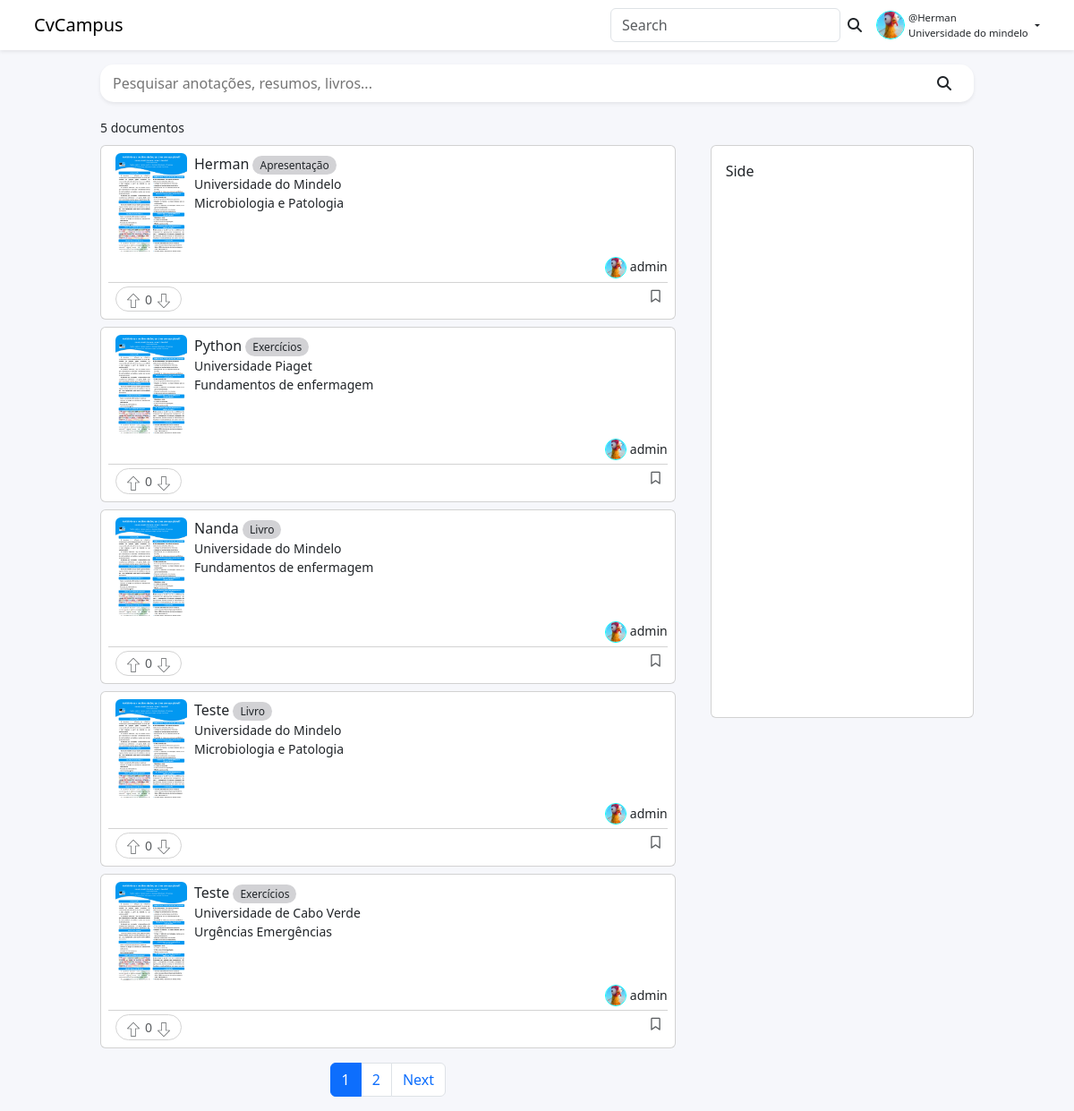
Screenshot of / (signed in) with the database file from the repository.
### api/models.py (models this page shows, shortened)
class Document(models.Model):
	user = models.ForeignKey(User, on_delete=models.CASCADE, null=True)
	title = models.CharField(max_length=300)
	slug = models.SlugField(null=True, blank=True)
	description = models.TextField(null=True, blank=True)
	thumbnail = models.FileField(upload_to='thumbnail/', default='poster.png')
	document_file = models.FileField(upload_to='documents/')
	category = models.ForeignKey(Category, on_delete=models.SET_NULL, null=True)
	school = models.ForeignKey(School, on_delete=models.SET_NULL, null=True)
	course = models.ForeignKey(Course, on_delete=models.SET_NULL, null=True)
	subject = models.ForeignKey(Subject, on_delete=models.SET_NULL, null=True)
	likes = models.ManyToManyField(User, related_name="likes")
	downloads  = models.ManyToManyField(User, related_name="document_downloads")
	key_words = TaggableManager()
	created = models.DateTimeField(auto_now_add=True)
	updated = models.DateTimeField(auto_now=True)
	class Meta:
		ordering = ['-created', '-updated']
	@property
	def get_total_likes(self):
		return self.likes.all().count

class Category(models.Model):
	title = models.CharField(max_length=100, null=True)
	created = models.DateTimeField(auto_now_add=True)
	updated = models.DateTimeField(auto_now=True)

class School(models.Model):
	title = models.CharField(max_length=100, null=True)
	slug = models.SlugField(null=True, blank=True)
	created = models.DateTimeField(auto_now_add=True)
	updated = models.DateTimeField(auto_now=True)

class Subject(models.Model):
	title = models.CharField(max_length=100, null=True)
	slug = models.SlugField(null=True, blank=True)
	created = models.DateTimeField(auto_now_add=True)
	updated = models.DateTimeField(auto_now=True)

### frontend/views.py (the view)
# urls.py: path('', views.documentListView, name="document-list"),
def documentListView(request):
    if 'query_search' in request.GET:
        query_search = request.GET.get('query_search')
        multiple_q = Q(Q(title__icontains=query_search) |
            Q(description__icontains=query_search) |
            Q(school__title__icontains=query_search) |
            Q(subject__title__icontains=query_search) |
            Q(course__title__icontains=query_search)
        )
        documents = Document.objects.filter(multiple_q)
        print(documents.first().key_words.all())
    else:
        documents = Document.objects.all()
    page = Paginator(documents, 5)
    page_list = request.GET.get('page')
    page = page.get_page(page_list)
    context = {
        'page': page
    }
    return render(request, 'frontend/documentListPage.html', context)

### frontend/templates/frontend/documentListPage.html (shortened to what this page needs)
{% extends 'index.html' %}
{% load static %}
{% block content %}
<div class="container" style="max-width: 1000px;">
    <div class="row">
        <div class="my-3">
            <div class="form--group shadow-sm w-100">
                <form method="GET" class="w-100 d-flex">
                    <input class="w-100" name="query_search" type='text' placeholder="Pesquisar anotações, resumos, livros..."/>
                    <button type="submit" class="btn"><i class="fa-solid fa-magnifying-glass"></i></button>
                </form>
            </div>
        </div>
        <div>
            <small>{{page.object_list.count}} {%if page.object_list.count == 1 %}documento{% else %}documentos{% endif %}</small>
        </div>
        <div class="main--content col-8 h-100">
             <div id="documents-list-wrapper">
                {% for document in page.object_list %}
                    {% include 'frontend/components/documentCard.html' %}
                {% endfor %}
            </div>
            {% if page.paginator.num_pages > 1 %}
            <div class="my-3">
                <nav class="" aria-label="Page navigation example">
                    <ul class="pagination justify-content-center">
                        {% for num_page in page.paginator.page_range %}
                        {% if num_page == page.number %}
                            <li class="page-item"><a class="page-link active" href="{% url 'document-list' %}?page={{num_page}}">{{num_page}}</a></li>
                        {% else %}
                            <li class="page-item"><a class="page-link" href="{% url 'document-list' %}?page={{num_page}}">{{num_page}}</a></li>
                        {% endif %}
                        {% endfor %}
                        {% if page.has_next %}
                            <li class="page-item"><a class="page-link" href="{% url 'document-list' %}?page={{page.next_page_number}}">Next</a></li>
                        {% endif %}
                    </ul>
                </nav>
            </div>
            {% endif %}
        </div>
        <div class="side--info col md-d-none" style="margin-left: 15px;">
            <div class="card mt-2" style="height: 80vh;">
                <div class="card-body">
                    Side
                </div>
            </div>
        </div>
    </div>
</div>
{% endblock content %}

### templates/navbar.html (shortened to what this page needs)
{% load static %}
<nav class="navbar container">
    <div class="w-100 d-flex justify-content-between mx-2">
        <a href="{% url 'frontend:document-list' %}" class="navbar-brand">CvCampus</a>
        <div class='d-flex align-items-center'>
            <div class="md-d-none">
                <form class="d-flex" role="search">
                    <input class="form-control me-2" name='query_search' type="search" placeholder="Search" aria-label="Search">
                </form>
            </div>
            <div class="mr-4"><i class="fa-solid fa-magnifying-glass"></i></div>
            <div class="dropdpwn user--nav--info">
                <div class="d-flex dropdown-toggle align-items-center gap-1" data-bs-toggle="dropdown" aria-expanded="false">
                    <div>
                        <img class="avatar--md avatar--border" src="{% static 'img/profile.jpg'%}" alt="">
                    </div>
                    <div class="d-flex flex-column align-items-start sm-d-none">
                        <span class="small">@{{request.user}}</span>
                        <span class="small">Universidade do mindelo</span>
                    </div>
                </div>
            </div>
        </div>
    </div>
</nav>

### frontend/templates/frontend/components/documentCard.html (shortened to what this page needs)
{% load static %}
<div id='document_card rounded' class="card mt-2 p-2">
    <div class="card-body" style='padding: 0;'>
        <div class='d-flex'>
            <div class="pl-2" style="flex: 1;">
                <div class="d-flex">
                    <div style='max-width: 80px; max-height: 110px;'>
                        <img class='w-100 h-100 rounded' src="{% static 'img/poster.png' %}" alt="" style="overflow: hidden; object-fit: cover; object-position: top;"/>
                    </div>
                    <div class="ml-2">
                        <div>
                            <div>
                                <a class="card-title" href="#" style="font-weight: 500;">{{document.title}}</a>
                                <span class='chip'>{{document.category.title}}</span>
                            </div>
                            <div class="d-flex flex-column" >
                                <span class="small">{{document.school.title}}</span>
                                <span class="small">{{document.subject.title}}</span>
                            </div>
                        </div>
                    </div>
                </div>
            </div>
        </div>
        <div class="d-flex gap-1 mt-1" style="align-items: center; float: right;">
            <div>
                <img class="avatar--sm avatar--border" src="{% static 'img/profile.jpg' %}" alt=""/>
            </div>
            <div class="small">
               {{document.user.username}}
            </div>
        </div>
    </div>
    <div class="d-flex justify-content-between mt-1 pt-1 px-2 text-muted" style='border-top: 1px solid lightgray;'>
        <div class='d-flex gap-1' style='align-items: center; border: 1px solid lightgray; border-radius: 15px; padding: 0px 10px;'>
            <div>
                <button id='buttonUpVote-${i}' onClick="upVote(${i}, '${result[i].id}')" type='button' class="btn p-0">
                <svg id='svgUpVote-${i}' fill="#212529bf" height="16px" width="16px" version="1.1" id="Layer_1" xmlns="http://www.w3.org/2000/svg" xmlns:xlink="http://www.w3.org/1999/xlink"
                viewBox="0 0 511.947 511.947" xml:space="preserve">
           <g>
               <g>
                   <path d="M476.847,216.373L263.513,3.04c-4.267-4.053-10.88-4.053-15.04,0L35.14,216.373c-4.16,4.16-4.16,10.88-0.107,15.04
                       c2.027,2.027,4.8,3.2,7.573,3.2h128V501.28c0,5.867,4.8,10.667,10.667,10.667h149.333c5.867,0,10.667-4.8,10.667-10.667V234.613
                       h128c5.867,0,10.667-4.8,10.667-10.667C479.94,221.067,478.873,218.4,476.847,216.373z M330.607,213.28
                       c-5.867,0-10.667,4.8-10.667,10.667v266.667h-128V223.947c0-5.867-4.8-10.667-10.667-10.667H68.42L255.94,25.547L443.567,213.28
                       H330.607z"/>
               </g>
           </g>
           </svg>
                </button>
            </div>
            <div class='small' id='total-likes-${i}'>{{document.get_total_likes}}</div>
            <div>
                <button id='buttonDownVote-${i}' onClick="downVote(${i}, '${result[i].id}')" class="btn p-0">
                <svg id='svgDownVote-${i}' fill="#212529bf" height="16px" width="16px" version="1.1" id="Layer_1" xmlns="http://www.w3.org/2000/svg" xmlns:xlink="http://www.w3.org/1999/xlink"
                viewBox="0 0 512.027 512.027" xml:space="preserve">
           <g>
               <g>
                   <path d="M479.114,283.84c-1.707-3.947-5.547-6.507-9.813-6.507h-128V10.667C341.3,4.8,336.5,0,330.633,0H181.3
                       c-5.867,0-10.667,4.8-10.667,10.667v266.667h-128c-5.867,0-10.667,4.8-10.56,10.773c0,2.773,1.067,5.44,3.093,7.36L248.5,508.907
                       c4.16,4.16,10.88,4.16,15.04,0l213.333-213.44C479.86,292.373,480.82,287.893,479.114,283.84z M255.967,486.293L68.34,298.667
                       H181.3c5.867,0,10.667-4.8,10.667-10.667V21.333h128V288c0,5.867,4.8,10.667,10.667,10.667h112.96L255.967,486.293z"/>
               </g>
           </g>
           </svg>
                </button>
            </div>
        </div>
        <div class='small'>
            <i class="fa-regular fa-bookmark"></i>
        </div>
    </div>
</div>

### static/css/main.css (style rules this page uses)
body { background-color: #f6f7Fb; }
a { text-decoration: none!important; color: inherit; }
input { outline: none; background-color: transparent; border: 0; }
.form--group { background-color: #FFF; border-radius: 15px; padding: 2px 12px; }
.ml-2 { margin-left: 0.5rem!important; }
.mr-4 { margin-right: 1rem!important; }
.pl-2 { padding-left: 0.5rem!important; }
.avatar--sm { border-radius: 50%; width: 1.5rem; }
.avatar--border { border: 1px solid aqua; }
.avatar--md { border-radius: 50%; width: 2rem; }
.user--nav--info { font-size: 13px; }
.side--info { display: block; }
.chip { background-color: #d2d2d5!important; border-radius: 15px; font-weight: 500; padding: 2px 8px; font-size: 12px; }

### rows the page displays
Document: title "Herman", category "Apresentação", school "Universidade do Mindelo", subject "Microbiologia e Patologia", user.username "admin", get_total_likes "0"
Document: title "Python", category "Exercícios", school "Universidade Piaget", subject "Fundamentos de enfermagem", user.username "admin", get_total_likes "0"
Document: title "Nanda", category "Livro", school "Universidade do Mindelo", subject "Fundamentos de enfermagem", user.username "admin", get_total_likes "0"
Document: title "Teste", category "Livro", school "Universidade do Mindelo", subject "Microbiologia e Patologia", user.username "admin", get_total_likes "0"
Document: title "Teste", category "Exercícios", school "Universidade de Cabo Verde", subject "Urgências Emergências", user.username "admin", get_total_likes "0"

### other values shown
{{ request.user }} "Herman"
{{ page.object_list.count }} "5"
{{ num_page }} "1"
{{ num_page }} "2"
